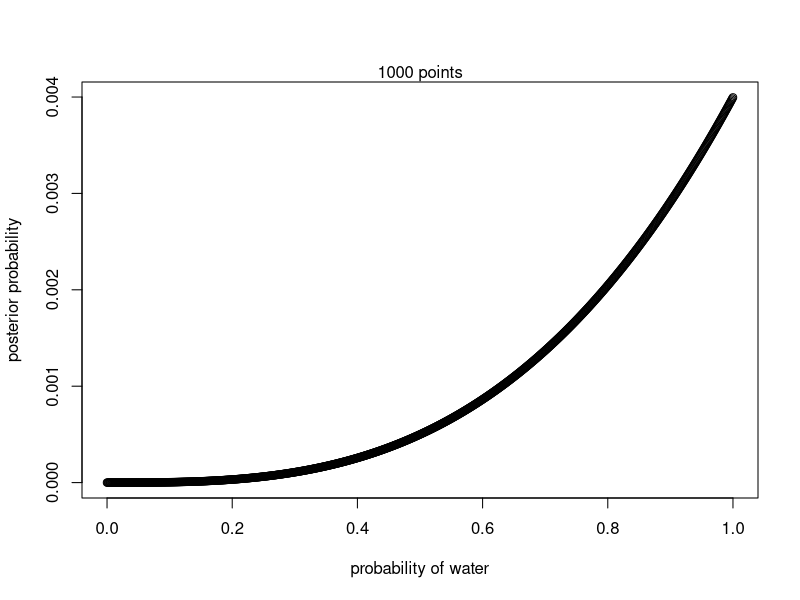
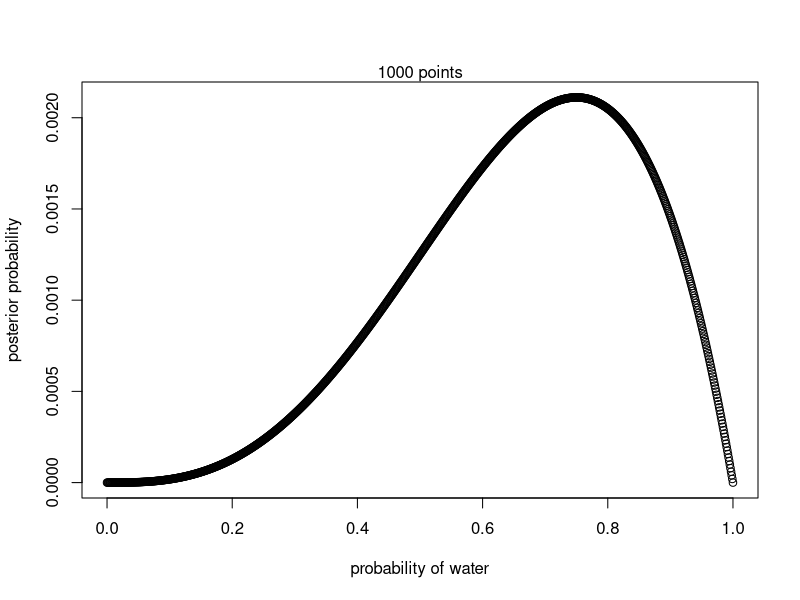
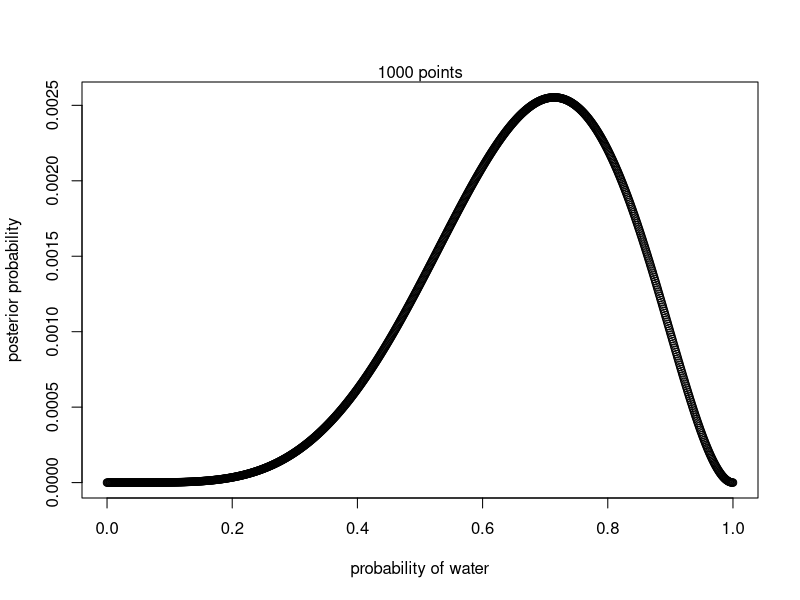
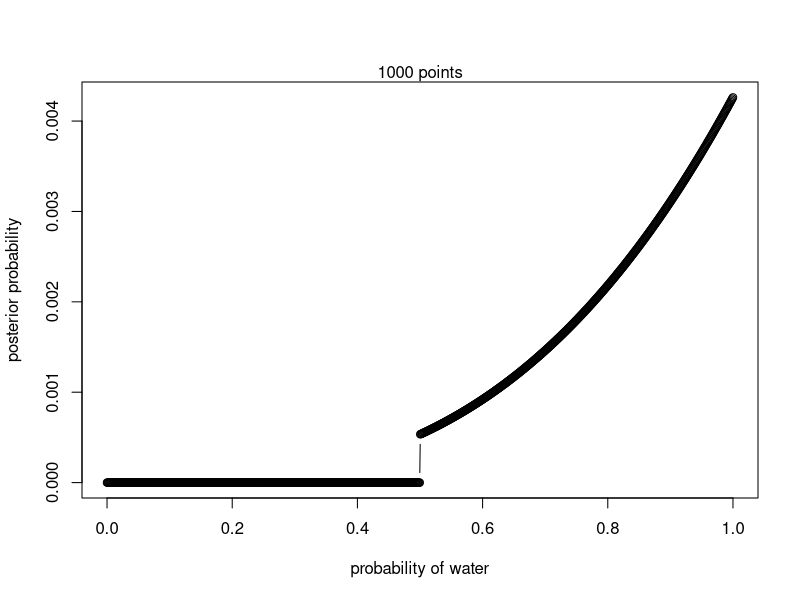
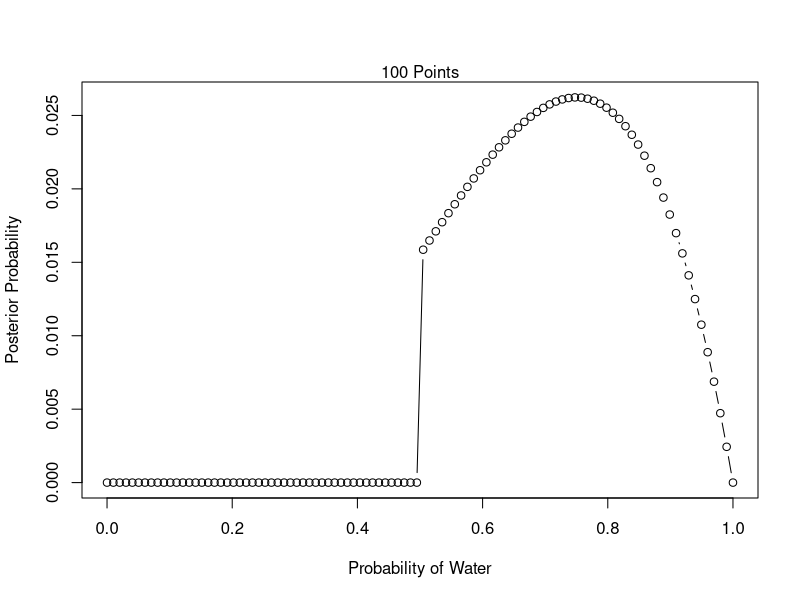
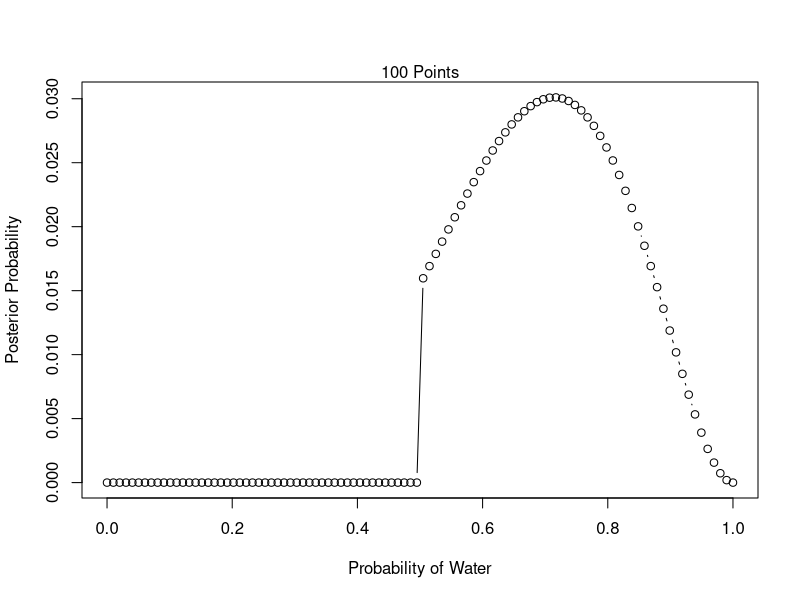

The R source for these figures, in order:
## ---- chunk 1
knitr::opts_chunk$set(echo = TRUE)
## ---- chunk 2
#WWL

p_grid <- seq( from=0 , to=1 , length.out=1000)

prior <- rep( 1 , 1000 )

likelihood <- dbinom( 3 , size=3 , prob=p_grid )

unstd.posterior <- likelihood * prior

posterior <- unstd.posterior / sum(unstd.posterior)
sum(posterior)

plot( p_grid , posterior , type="b" ,
xlab="probability of water" , ylab="posterior probability" )
mtext( "1000 points" )
## ---- chunk 3
#WWWL

p_grid <- seq( from=0 , to=1 , length.out=1000)

prior <- rep( 1 , 1000 )

likelihood <- dbinom( 3 , size=4 , prob=p_grid )

unstd.posterior <- likelihood * prior

posterior <- unstd.posterior / sum(unstd.posterior)
sum(posterior)

plot( p_grid , posterior , type="b" ,
xlab="probability of water" , ylab="posterior probability" )
mtext( "1000 points" )
## ---- chunk 4
#LWWLWWW

p_grid <- seq( from=0 , to=1 , length.out=1000)

prior <- rep( 1 , 1000 )

likelihood <- dbinom( 5 , size=7 , prob=p_grid )

unstd.posterior <- likelihood * prior

posterior <- unstd.posterior / sum(unstd.posterior)
sum(posterior)

plot( p_grid , posterior , type="b" ,
xlab="probability of water" , ylab="posterior probability" )
mtext( "1000 points" )
## ---- chunk 5
#WWL

p_grid <- seq( from=0 , to=1 , length.out=1000)

prior <- ifelse(p_grid < .5, 0, 1)

likelihood <- dbinom( 3 , size=3 , prob=p_grid )

unstd.posterior <- likelihood * prior

posterior <- unstd.posterior / sum(unstd.posterior)
sum(posterior)

plot( p_grid , posterior , type="b" ,
xlab="probability of water" , ylab="posterior probability" )
mtext( "1000 points" )
## ---- chunk 6

plot_posterior <- function(x, y) {
  plot(x = x, y = y, type="b", xlab = "Probability of Water", ylab = "Posterior Probability")
  title <- paste( length(x), "Points")
  mtext(title)
}

#WWL
data1 <- c('W','W','W','L')
# total number of tosses
n = length(data1) 
# observed number of water
w = sum(data1=='W')  

# define grid
p_grid <- seq( from=0 , to=1 , length.out=100)
length_of_grid = length(p_grid)

# prior probability of p
prior <- ifelse( p_grid < 0.5 , 0 , 1 ) 

# compute likelihood at each value in grid
likelihood <- dbinom( w , size=n , prob=p_grid )

# compute product of likelihood and prior
unstd.posterior <- likelihood * prior

# standardize the posterior, so it sums to 1
posterior <- unstd.posterior / sum(unstd.posterior)

plot_posterior(x = p_grid, y = posterior)
## ---- chunk 7
data1 <- c('L', 'W', 'W', 'L', 'W', 'W', 'W')
# total number of tosses
n = length(data1)
# observed number of water
w = sum(data1=='W') 

# define grid
p_grid <- seq( from=0 , to=1 , length.out=100)
length_of_grid = length(p_grid)

# prior probability of p
prior <- ifelse( p_grid < 0.5 , 0 , 1 )  

# compute likelihood at each value in grid
likelihood <- dbinom( w , size=n , prob=p_grid )

# compute product of likelihood and prior
unstd.posterior <- likelihood * prior

# standardize the posterior, so it sums to 1
posterior <- unstd.posterior / sum(unstd.posterior)

plot_posterior(x = p_grid, y = posterior)
